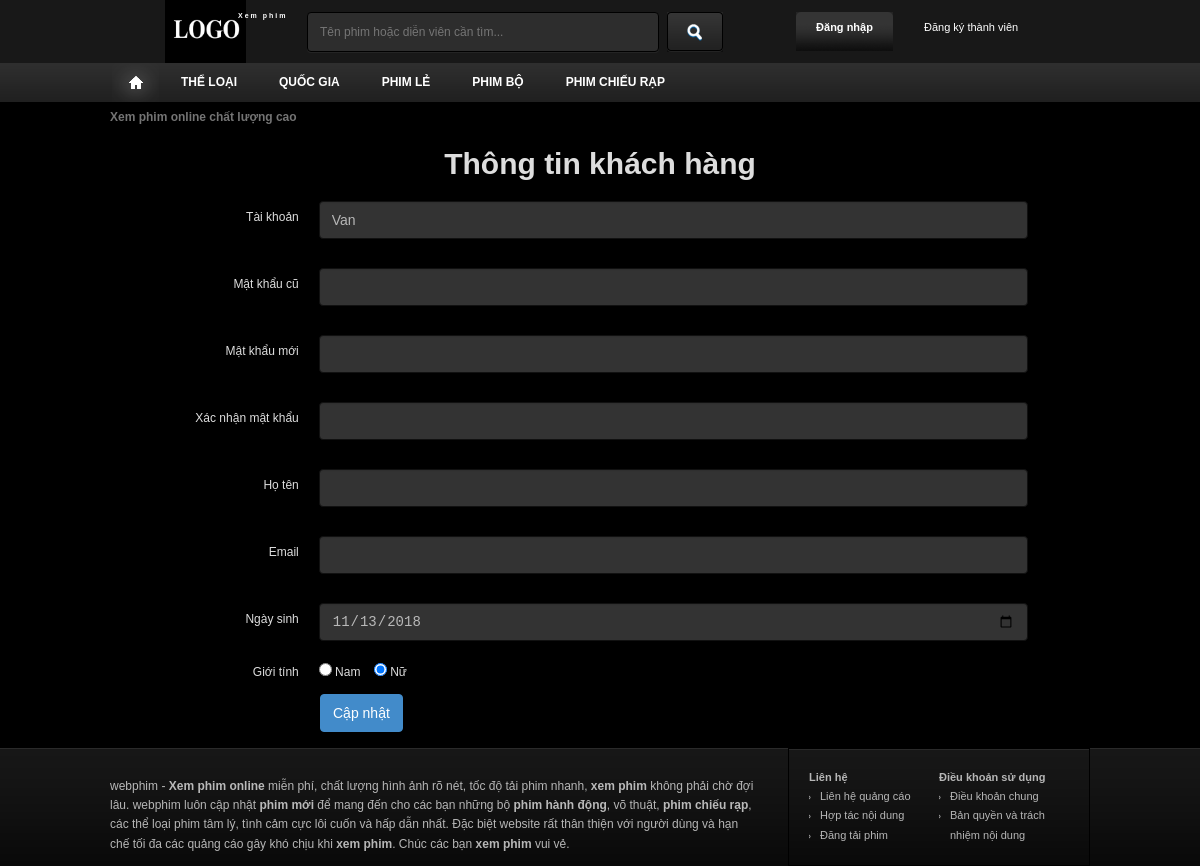
/info_account.php, run on the app's committed database.
### tables this page shows
CREATE TABLE `user` (
  `ID` int(5) NOT NULL,
  `username` varchar(30) NOT NULL,
  `fullname` varchar(50) NOT NULL,
  `password` varchar(100) NOT NULL,
  `email` varchar(50) NOT NULL,
  `birthday` date NOT NULL,
  `sex` varchar(10) NOT NULL,
  `usertype` int(2) NOT NULL
);

### info_account.php (the view, shortened to what this page needs)
<?php
  require_once("libs/db.php");
  $username = $_SESSION['username'];
  $query="SELECT * FROM user WHERE username= '$username'";
  $result=mysqli_query($link,$query);
  $info = mysqli_fetch_array($result);
  $name  = $info['username'];
  $birthday=$info['birthday'];
  $sex = $info['sex'];
?>
<!DOCTYPE html>
<html lang="vi" itemscope="itemscope" itemtype="http://schema.org/WebPage">
<head>
  <link href="css/owl.carousel.css" type="text/css" rel="stylesheet">
  <link href="css/style-info_account.css" type="text/css" rel="stylesheet">
  <link href="css/style.min.css" type="text/css" rel="stylesheet">
</head>
  <body style="position: relative;">
    <div id="wrapper">
      <?php
        include('header.php');
      ?>
      <div id="body-wrap" class="container">
      </div>
      <h3 style="margin-bottom: 20px; font-size:30px;text-align:center; ">Thông tin khách hàng</h3>
      <div class="form-update">
        <form method="post" id="form-update" name="form-update" class="form-horizontal" action="" role="form">
          <div class="form-group">
            <label class="col-lg-3 control-label">Tài khoản</label>
            <div class="col-lg-7">
              <input type="text" class="form-control" name="username" id="update-username" value="<?php echo htmlentities($name); ?>">
            </div>
          </div>
          <div class="form-group">
            <label class="col-lg-3 control-label">Mật khẩu cũ</label>
            <div class="col-lg-7">
              <input type="password" class="form-control" name="password" id="password" value="">
            </div>
          </div>
          <div class="form-group">
            <label class="col-lg-3 control-label">Mật khẩu mới</label>
            <div class="col-lg-7">
              <input type="password" class="form-control" name="password1" id="password1" value="">
            </div>
          </div>
          <div class="form-group">
            <label class="col-lg-3 control-label">Xác nhận mật khẩu</label>
            <div class="col-lg-7">
              <input type="password" class="form-control" name="password2" id="password2" value="">
            </div>
          </div>
            <div class="form-group">
              <label class="col-lg-3 control-label">Họ tên</label>
              <div class="col-lg-7">
                <input type="text" class="form-control" name="fullname" id="update-fullname" value="">
              </div>
            </div>
            <div class="form-group">
                <label class="col-lg-3 control-label">Email</label>
                <div class="col-lg-7"><input type="email" class="form-control" name="email" id="update-email">
                </div>
            </div>
            <div class="form-group">
                <label class="col-lg-3 control-label">Ngày sinh</label>
                <div class="col-lg-7">
                  <input type="date" class="form-control" name="birthday" id="birthday"
                  value="<?php echo $birthday; ?>">
                </div>
            </div>
            <div class="form-group">
              <label class="col-lg-3 control-label">Giới tính</label>
              <div class="col-lg-7">
                <label class="checkbox-inline">
                  <input type="radio" name="gender" id="update-gender-male" value="male"
                  <?php echo ($sex=='male')?'checked':'' ?>> Nam</label>
                  <label class="checkbox-inline">
                  <input type="radio" name="gender" id="update-gender-female" value="female"
                  <?php echo ($sex=='female')?'checked':'' ?>> Nữ
                  </label>
              </div>
            </div>
            <div class="col-offset-3 col-lg-10">
              <button type="submit" class="btn btn-primary" id="button_update" name="button_update">Cập nhật</button>
            </div>
          </form>
      </div>
      <?php
      include('footer.php');
      ?>
  </body>
</html>

### header.php (shortened to what this page needs)
<div id="header">
  <div class="container">
    <h1 id="logo"><a href="javascript:void();" title="Xem Phim">Xem phim</a></h1>
    <div id="search">
      <form method="get" action="javascript:void();"><input type="text" autocomplete="off" name="keyword" placeholder="Tên phim hoặc diễn viên cần tìm..." class="keyword"><button type="submit" class="submit"></button></form>
    </div>
    <div id="sign">
      <div class="login"><a rel="nofollow" href="javascript:void();" id="log" onclick="login()">Đăng nhập</a>
      </div>
      <div class="links"><a rel="nofollow" href="register.php">Đăng ký thành viên</a></div>
    </div>
  </div>
</div>
<?php
include("login.php");
?>
<div id="nav">
  <ul class="container menu">
    <li class="home"><a href="index.php" title=""></a></li>
    <?php
      $sql = 'select * from `nav-menu`';
      $query = mysqli_query($link,$sql);
      while($r=mysqli_fetch_assoc($query)){
    ?>
      <li class=""><a><?php echo $r['name']; ?></a>
      </li>
    <?php
      }
    ?>
  </ul>
</div>
<div id="nav2">
  <div class="container">
    <h2 class="title">Xem phim online chất lượng cao</h2></div>
</div>

### info_account.php (style rules this page uses)
.checkbox-inline { padding: 7px 0px 0px !important; }
.form-control { background-color: #333 !important; border: 1px solid #111 !important; color: #b8b8b8 !important; }
.col-lg-3, .col-lg-7, .col-lg-10 { position: relative; min-height: 1px; padding-left: 10px; padding-right: 10px; }
.form-control { -webkit-box-sizing: border-box; -moz-box-sizing: border-box; box-sizing: border-box; }
@media (min-width: 992px) { .col-lg-3, .col-lg-7, .col-lg-10 { float: left; } }
@media (min-width: 992px) { .col-lg-3 { width: 25%; } }
@media (min-width: 992px) { .col-lg-7 { width: 58.333333333333336%; } }
@media (min-width: 992px) { .col-lg-10 { width: 30%; } }
@media (min-width: 992px) { .col-offset-3 { margin-left: 25%; } }
.form-control { display: block; width: 100%; height: 38px; padding: 8px 12px; font-size: 14px; line-height: 1.428571429; color: #555555; vertical-align: middle; background-color: #ffffff; border: 1px solid #cccccc; border-radius: 4px; -webkit-box-shadow: inset 0 1px 1px rgba(0, 0, 0, 0.075); box-shadow: inset 0 1px 1px rgba(0, 0, 0, 0.075); -webkit-transition: border-color ease-in-out 0.15s, box-shadow ease-in-out 0.15s; transition: border-color ease-in-out 0.15s, box-shadow ease-in-out 0.15s; }
.form-group { margin-bottom: 15px; }
.radio-inline, .checkbox-inline { display: inline-block; padding-left: 20px; margin-bottom: 0; font-weight: normal; vertical-align: middle; cursor: pointer; }
.radio-inline + .radio-inline, .checkbox-inline + .checkbox-inline { margin-top: 0; margin-left: 10px; }
.btn { display: inline-block; padding: 8px 12px; margin-bottom: 0; font-size: 14px; font-weight: 500; line-height: 1.428571429; text-align: center; white-space: nowrap; vertical-align: middle; cursor: pointer; border: 1px solid transparent; border-radius: 4px; margin-left: 10px; }
.btn-primary { color: #ffffff; background-color: #428bca; border-color: #428bca; }
.form-horizontal .control-label { padding-top: 9px; }
.form-horizontal .form-group:before, .form-horizontal .form-group:after { display: table; content: " "; }
.form-horizontal .form-group:after { clear: both; }
@media (min-width: 768px) { .form-horizontal .form-group { margin-left: -15px; } }
@media (min-width: 768px) { .form-horizontal .control-label { text-align: right; } }

### data on the page
nav-menu: name "THỂ LOẠI"
nav-menu: name "QUỐC GIA"
nav-menu: name "PHIM LẺ"
nav-menu: name "PHIM BỘ"
nav-menu: name "PHIM CHIẾU RẠP"
user: username "Van", birthday "11/13/2018", sex "☐ Nam", sex "☑ Nữ"
